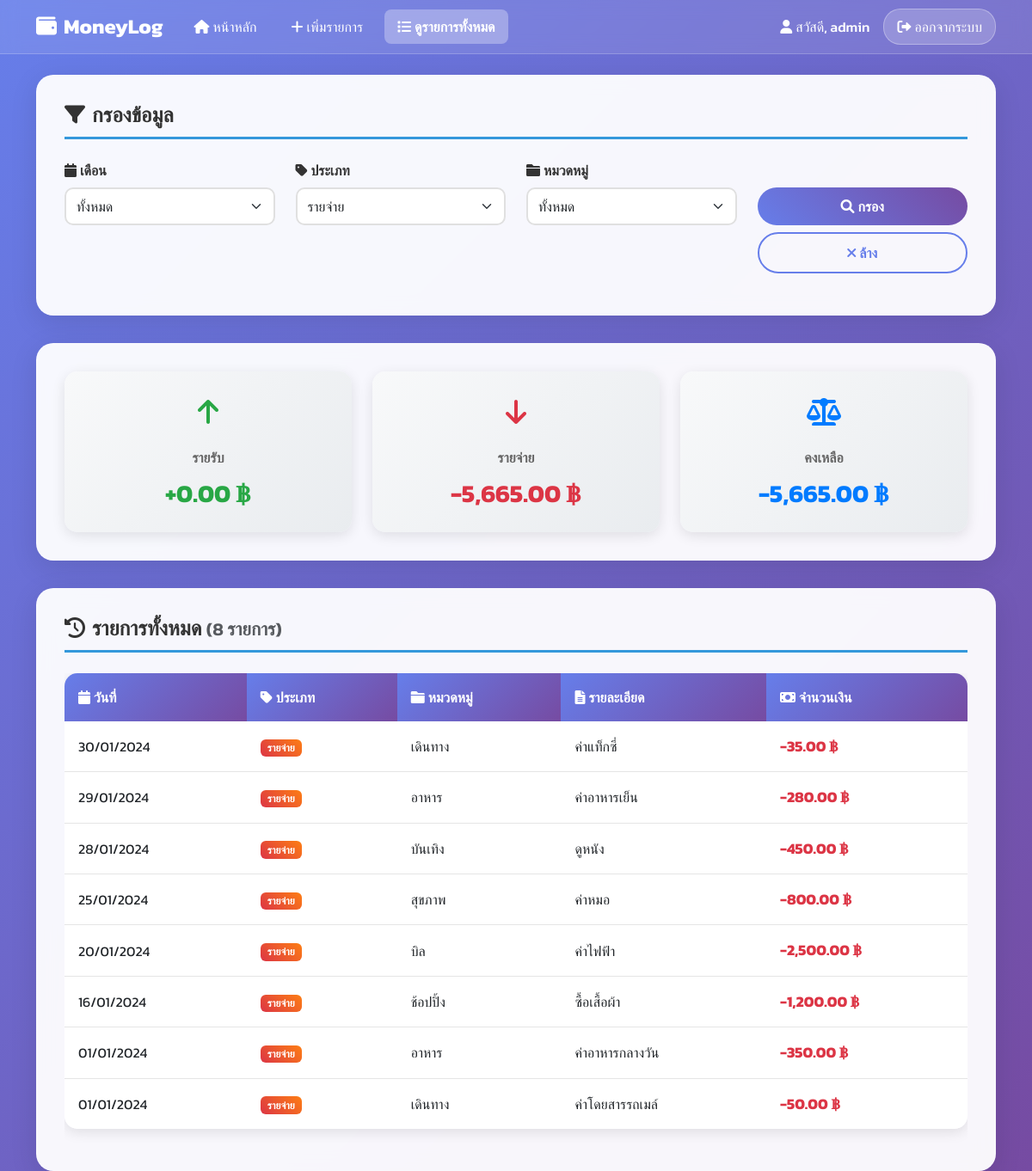
The page /transactions.php?type=expense (signed in) on the database its author committed.
### tables this page shows
CREATE TABLE transactions (
    id INT AUTO_INCREMENT PRIMARY KEY,
    user_id INT NOT NULL,
    type ENUM('income', 'expense') NOT NULL,
    category VARCHAR(50) NOT NULL,
    amount DECIMAL(10,2) NOT NULL,
    description TEXT,
    transaction_date DATE NOT NULL,
    created_at TIMESTAMP DEFAULT CURRENT_TIMESTAMP,
    updated_at TIMESTAMP DEFAULT CURRENT_TIMESTAMP ON UPDATE CURRENT_TIMESTAMP,
    FOREIGN KEY (user_id) REFERENCES users(id) ON DELETE CASCADE,
    INDEX idx_user_date (user_id, transaction_date),
    INDEX idx_user_type (user_id, type),
    INDEX idx_user_category (user_id, category)
);

### transactions.php (the view, shortened to what this page needs)
<?php
require 'backend/config.php';
$userId = $_SESSION['user_id'];
$page = $_GET['page'] ?? 1;
$limit = 20;
$offset = ($page - 1) * $limit;
$display_name = $_SESSION['full_name'] ?? $_SESSION['username'] ?? 'ผู้ใช้งาน';
$type = $_GET['type'] ?? '';
$whereClause = "WHERE user_id = ?";
$params = [$userId];
if ($type) {
    $whereClause .= " AND type = ?";
    $params[] = $type;
}
$countStmt = $pdo->prepare("SELECT COUNT(*) FROM transactions $whereClause");
$countStmt->execute($params);
$totalRecords = $countStmt->fetchColumn();
$stmt = $pdo->prepare("
    SELECT * FROM transactions
    $whereClause
    ORDER BY transaction_date DESC, created_at DESC
    LIMIT $limit OFFSET $offset
");
$stmt->execute($params);
$transactions = $stmt->fetchAll(PDO::FETCH_ASSOC);
?>
<!DOCTYPE html>
<html lang="th">
<head>
    <link href="https://cdn.jsdelivr.net/npm/bootstrap@5.3.0/dist/css/bootstrap.min.css" rel="stylesheet">
    <link rel="stylesheet" href="https://cdnjs.cloudflare.com/ajax/libs/font-awesome/6.0.0/css/all.min.css">
    <link rel="stylesheet" href="styles/transactions_styles.css">
</head>
<body>
    <nav class="navbar navbar-expand-lg navbar-dark">
        <div class="container">
            <a class="navbar-brand" href="#">
                <i class="fas fa-wallet me-2"></i>MoneyLog
            </a>
            <div class="collapse navbar-collapse" id="navbarNav">
                <ul class="navbar-nav me-auto">
                    <li class="nav-item">
                        <a class="nav-link" href="index.php">
                            <i class="fas fa-home me-1"></i>หน้าหลัก
                        </a>
                    </li>
                    <li class="nav-item">
                        <a class="nav-link" href="add_transaction.php">
                            <i class="fas fa-plus me-1"></i>เพิ่มรายการ
                        </a>
                    </li>
                    <li class="nav-item">
                        <a class="nav-link active" href="transactions.php">
                            <i class="fas fa-list me-1"></i>ดูรายการทั้งหมด
                        </a>
                    </li>
                </ul>
                <div class="d-flex align-items-center">
                    <span class="user-info me-3">
                        <i class="fas fa-user me-1"></i>สวัสดี, <?= htmlspecialchars($display_name) ?>
                    </span>
                    <a href="logout.php" class="logout-btn">
                        <i class="fas fa-sign-out-alt me-1"></i>ออกจากระบบ
                    </a>
                </div>
            </div>
        </div>
    </nav>
    <div class="container mt-4">
        <div class="filter-container">
            <h4>
                <i class="fas fa-filter me-2"></i>กรองข้อมูล
            </h4>
            <form method="GET">
                <div class="row">
                    <div class="col-lg-3 col-md-6 mb-3">
                        <label class="form-label">
                            <i class="fas fa-calendar me-1"></i>เดือน
                        </label>
                        <select name="month" class="form-select">
                            <option value="">ทั้งหมด</option>
                        </select>
                    </div>
                    <div class="col-lg-3 col-md-6 mb-3">
                        <label class="form-label">
                            <i class="fas fa-tag me-1"></i>ประเภท
                        </label>
                        <select name="type" class="form-select">
                            <option value="expense" <?= $type == 'expense' ? 'selected' : '' ?>>รายจ่าย</option>
                        </select>
                    </div>
                    <div class="col-lg-3 col-md-6 mb-3">
                        <label class="form-label">
                            <i class="fas fa-folder me-1"></i>หมวดหมู่
                        </label>
                        <select name="category" class="form-select">
                            <option value="">ทั้งหมด</option>
                        </select>
                    </div>
                    <div class="col-lg-3 col-md-6 mb-3">
                        <label class="form-label">&nbsp;</label>
                        <div class="d-grid gap-2">
                            <button type="submit" class="btn btn-custom">
                                <i class="fas fa-search me-1"></i>กรอง
                            </button>
                            <a href="transactions.php" class="btn btn-outline-custom">
                                <i class="fas fa-times me-1"></i>ล้าง
                            </a>
                        </div>
                    </div>
                </div>
            </form>
        </div>
        <?php if ($transactions): ?>
            <?php
            $totalIncome = 0;
            $totalExpense = 0;
            foreach ($transactions as $t) {
                if ($t['type'] == 'income') $totalIncome += $t['amount'];
                else $totalExpense += $t['amount'];
            }
            ?>
            <div class="summary-container">
                <div class="row">
                    <div class="col-lg-4 col-md-6 mb-4 mb-lg-0">
                        <div class="summary-card income-summary">
                            <div class="summary-icon">
                                <i class="fas fa-arrow-up"></i>
                            </div>
                            <div class="summary-label">รายรับ</div>
                            <div class="summary-value income-value">+<?= number_format($totalIncome, 2) ?> ฿</div>
                        </div>
                    </div>
                    <div class="col-lg-4 col-md-6 mb-4 mb-lg-0">
                        <div class="summary-card expense-summary">
                            <div class="summary-icon">
                                <i class="fas fa-arrow-down"></i>
                            </div>
                            <div class="summary-label">รายจ่าย</div>
                            <div class="summary-value expense-value">-<?= number_format($totalExpense, 2) ?> ฿</div>
                        </div>
                    </div>
                    <div class="col-lg-4 col-md-12">
                        <div class="summary-card balance-summary">
                            <div class="summary-icon">
                                <i class="fas fa-balance-scale"></i>
                            </div>
                            <div class="summary-label">คงเหลือ</div>
                            <div class="summary-value balance-value"><?= number_format($totalIncome - $totalExpense, 2) ?> ฿</div>
                        </div>
                    </div>
                </div>
            </div>
            <div class="transactions-container">
                <h4>
                    <i class="fas fa-history me-2"></i>รายการทั้งหมด
                    <small class="text-muted">(<?= number_format($totalRecords) ?> รายการ)</small>
                </h4>
                <div class="table-responsive">
                    <table class="table table-hover">
                        <thead>
                            <tr>
                                <th><i class="fas fa-calendar me-1"></i>วันที่</th>
                                <th><i class="fas fa-tag me-1"></i>ประเภท</th>
                                <th><i class="fas fa-folder me-1"></i>หมวดหมู่</th>
                                <th><i class="fas fa-file-text me-1"></i>รายละเอียด</th>
                                <th><i class="fas fa-money-bill me-1"></i>จำนวนเงิน</th>
                            </tr>
                        </thead>
                        <tbody>
                            <?php foreach ($transactions as $transaction): ?>
                            <tr>
                                <td><?= date('d/m/Y', strtotime($transaction['transaction_date'])) ?></td>
                                <td>
                                    <span class="badge badge-<?= $transaction['type'] == 'income' ? 'income' : 'expense' ?>">
                                        <?= $transaction['type'] == 'income' ? 'รายรับ' : 'รายจ่าย' ?>
                                    </span>
                                </td>
                                <td><?= htmlspecialchars($transaction['category']) ?></td>
                                <td><?= htmlspecialchars($transaction['description']) ?></td>
                                <td class="transaction-amount <?= $transaction['type'] ?>">
                                    <?= $transaction['type'] == 'income' ? '+' : '-' ?><?= number_format($transaction['amount'], 2) ?> ฿
                                </td>
                            </tr>
                            <?php endforeach; ?>
                        </tbody>
                    </table>
                </div>
            </div>
        <?php endif; ?>
    </div>
</body>
</html>

### styles/transactions_styles.css (style rules this page uses)
body { background: linear-gradient(135deg, #667eea 0%, #764ba2 100%); min-height: 100vh; font-family: 'Kanit', sans-serif; }
.navbar { background: rgba(255, 255, 255, 0.1) !important; backdrop-filter: blur(10px); border-bottom: 1px solid rgba(255, 255, 255, 0.2); }
.navbar-brand { color: white !important; font-weight: bold; font-size: 1.5rem; }
.navbar-nav .nav-link { color: white !important; margin: 0 5px; padding: 8px 15px !important; border-radius: 8px; transition: all 0.3s ease; }
.navbar-nav .nav-link.active { background: rgba(255, 255, 255, 0.3); font-weight: 600; }
.filter-container { background: rgba(255, 255, 255, 0.95); backdrop-filter: blur(10px); border-radius: 20px; padding: 2rem; margin-bottom: 2rem; box-shadow: 0 8px 32px rgba(0, 0, 0, 0.1); border: 1px solid rgba(255, 255, 255, 0.2); }
.filter-container h4 { color: #333; font-weight: 600; margin-bottom: 1.5rem; border-bottom: 3px solid #3498db; padding-bottom: 10px; }
.form-label { font-weight: 600; color: #333; }
.form-select, .form-control { border: 2px solid #e0e0e0; border-radius: 10px; padding: 8px 12px; transition: border-color 0.3s ease; }
.btn-custom { background: linear-gradient(45deg, #667eea, #764ba2); border: none; color: white; padding: 10px 20px; border-radius: 25px; font-weight: 600; transition: all 0.3s ease; text-decoration: none; display: inline-block; }
.btn-outline-custom { border: 2px solid #667eea; color: #667eea; background: transparent; padding: 10px 20px; border-radius: 25px; font-weight: 600; transition: all 0.3s ease; text-decoration: none; display: inline-block; }
.summary-container { background: rgba(255, 255, 255, 0.95); backdrop-filter: blur(10px); border-radius: 20px; padding: 2rem; margin-bottom: 2rem; box-shadow: 0 8px 32px rgba(0, 0, 0, 0.1); border: 1px solid rgba(255, 255, 255, 0.2); }
.summary-card { background: linear-gradient(135deg, #f8f9fa 0%, #e9ecef 100%); border-radius: 15px; padding: 1.5rem; text-align: center; box-shadow: 0 4px 15px rgba(0, 0, 0, 0.1); transition: transform 0.3s ease; height: 100%; }
.summary-card .summary-icon { font-size: 2rem; margin-bottom: 1rem; }
.summary-card .summary-label { font-size: 1rem; color: #666; font-weight: 600; margin-bottom: 0.5rem; }
.summary-card .summary-value { font-size: 1.8rem; font-weight: bold; margin: 0; }
.income-summary .summary-icon { color: #28a745; }
.expense-summary .summary-icon { color: #dc3545; }
.balance-summary .summary-icon { color: #007bff; }
.income-value { color: #28a745; }
.expense-value { color: #dc3545; }
.balance-value { color: #007bff; }
.transactions-container { background: rgba(255, 255, 255, 0.95); backdrop-filter: blur(10px); border-radius: 20px; padding: 2rem; box-shadow: 0 8px 32px rgba(0, 0, 0, 0.1); border: 1px solid rgba(255, 255, 255, 0.2); }
.transactions-container h4 { color: #333; font-weight: 600; margin-bottom: 1.5rem; border-bottom: 3px solid #3498db; padding-bottom: 10px; }
.table { border-radius: 15px; overflow: hidden; box-shadow: 0 4px 15px rgba(0, 0, 0, 0.1); }
.table thead th { background: linear-gradient(135deg, #667eea 0%, #764ba2 100%); color: white; font-weight: 600; border: none; padding: 1rem; }
.table tbody td { padding: 1rem; border-bottom: 1px solid rgba(0, 0, 0, 0.1); vertical-align: middle; }
.table tbody tr:last-child td { border-bottom: none; }
.transaction-amount { font-weight: bold; font-size: 1.1rem; }
.transaction-amount.expense { color: #dc3545; }
.badge-expense { background: linear-gradient(45deg, #dc3545, #fd7e14); color: white; }
.user-info { color: white; font-weight: 500; }
.logout-btn { background: rgba(255, 255, 255, 0.2); border: 1px solid rgba(255, 255, 255, 0.3); color: white; padding: 8px 15px; border-radius: 20px; text-decoration: none; transition: all 0.3s ease; }

### rows shown on the page
transactions: transaction_date "30/01/2024", type "รายจ่าย", category "เดินทาง", description "ค่าแท็กซี่", amount "35.00"
transactions: transaction_date "29/01/2024", type "รายจ่าย", category "อาหาร", description "ค่าอาหารเย็น", amount "280.00"
transactions: transaction_date "28/01/2024", type "รายจ่าย", category "บันเทิง", description "ดูหนัง", amount "450.00"
transactions: transaction_date "25/01/2024", type "รายจ่าย", category "สุขภาพ", description "ค่าหมอ", amount "800.00"
transactions: transaction_date "20/01/2024", type "รายจ่าย", category "บิล", description "ค่าไฟฟ้า", amount "2,500.00"
transactions: transaction_date "16/01/2024", type "รายจ่าย", category "ช้อปปิ้ง", description "ซื้อเสื้อผ้า", amount "1,200.00"
transactions: transaction_date "01/01/2024", type "รายจ่าย", category "อาหาร", description "ค่าอาหารกลางวัน", amount "350.00"
transactions: transaction_date "01/01/2024", type "รายจ่าย", category "เดินทาง", description "ค่าโดยสารรถเมล์", amount "50.00"

### other values the page prints
$display_name "admin"
$totalIncome "0.00"
$totalExpense "5,665.00"
$totalIncome - $totalExpense "-5,665.00"
$totalRecords "8"
